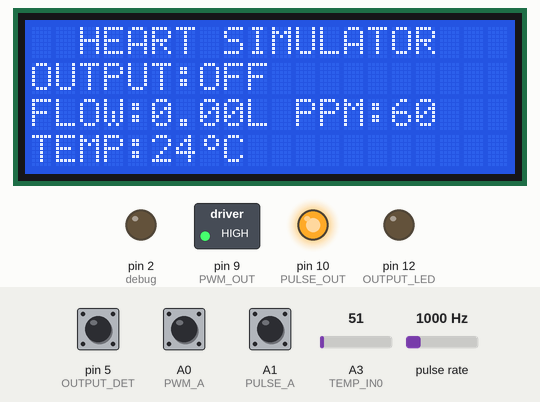
This sketch was run on a simulated Arduino Uno, built with avr-gcc and run on an emulated ATmega328P. Parts: 20×4 character LCD, switched loads named in the sketch (green lamp = pin HIGH), output pins drawn as LEDs (lit = HIGH). Wiring (inferred from the names in the program): pulse sensor: data pin 3. The test bench sets the inputs (shaded band); at power-on: pin 5 (OUTPUT_DET) HIGH, A3 (TEMP_IN0) = 51, pulse rate 1000 Hz, A0 (PWM_A) HIGH, A1 (PULSE_A) HIGH. What the sketch prints to the serial monitor is not drawn.

Above: at 1.3 s.
1.4 s: pin 5 (OUTPUT_DET) pulled LOW for 0.15 s
At 2.8 s:
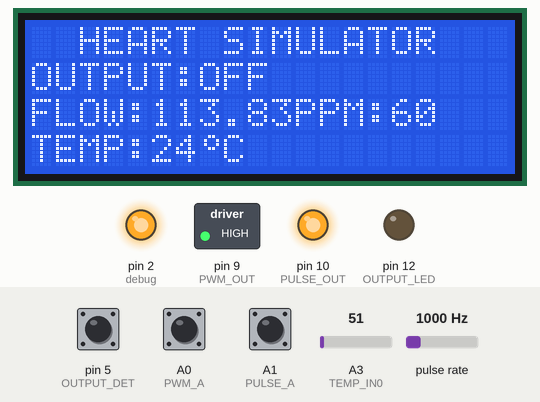
3.0 s: pin 5 (OUTPUT_DET) pulled LOW for 1 s
At 3.35 s:
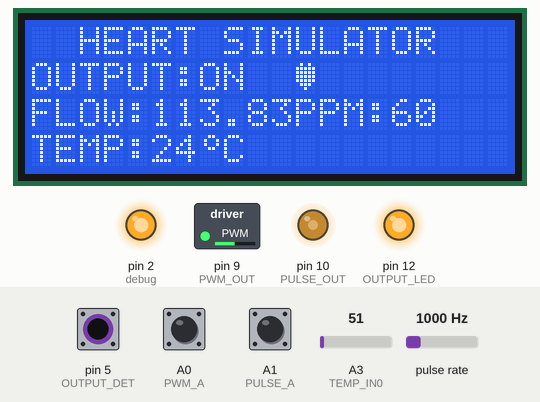
5.5 s: A3 (TEMP_IN0) set to 98
At 7.1 s:
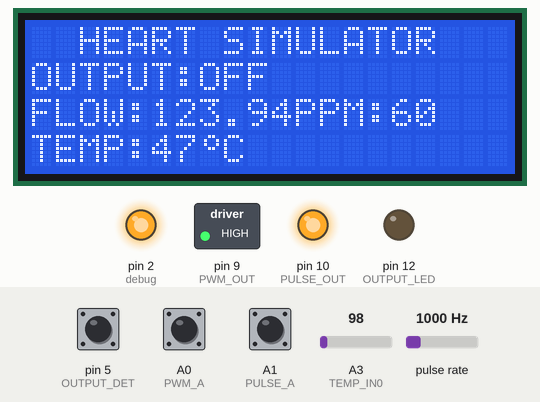
7.4 s: A3 (TEMP_IN0) set to 109
At 9.1 s:
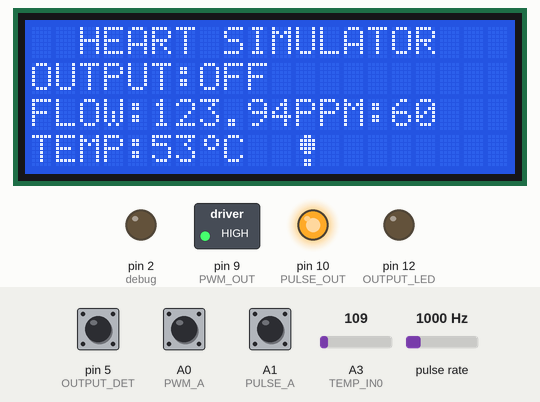
10.4 s: pulse rate (sensor on pin 3) set to 0 Hz
At 12.5 s:
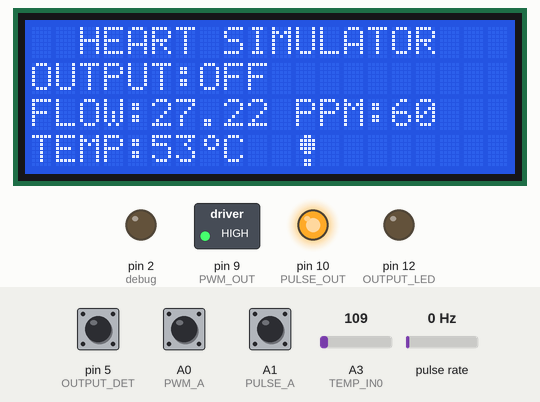
13.4 s: pin 5 (OUTPUT_DET) pulled LOW for 3.2 s
At 17.7 s:
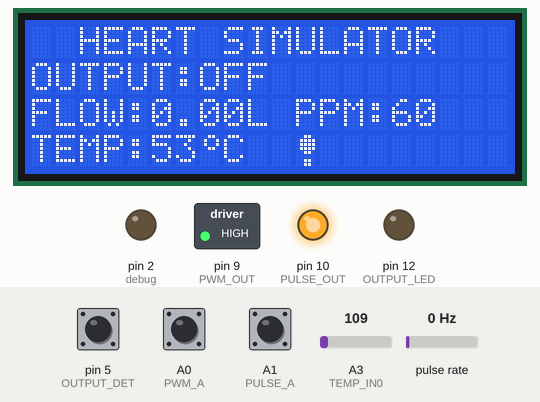
Timing chart, 0 to 19.1 s (numbered marks = the images above; inputs shaded):
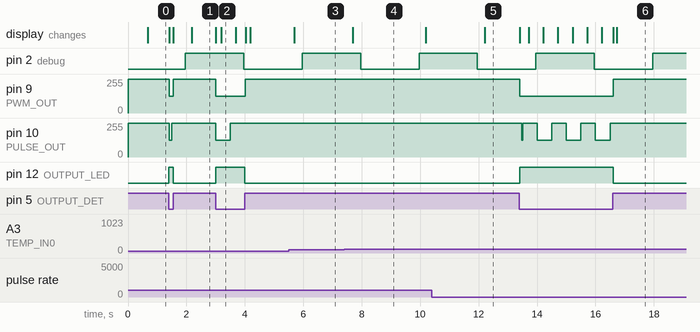

The sketch:

Heart_simulator_control.ino
```cpp
// Version: 3.2
// By : Henry Chan
// A motor control with flow sensor programme for Heart Simulator
// Two outputs: one is PWM at 490Hz and one is a 50% duty-cycle variable frequency output
// PWM & Pulse output will be activated by a switch
// Flow sensor counter is detected by ext. interrupt input; overall number of counts is added & reset in Timer2
// Display is refreshed regularly inside the timer interrupt to ensure no display corruption every timer period (500ms) using NeoTimer
// A 4 lines x 20 characters LCD module is attached using I2C interface
// LED is to show the output status
// A temp sensor detection is available
// **v2.1
// Replace the delay method by millis method for the output pulse
// This can avoid conflict of neotimer with delay
// **v3
// Use rotatory encoder as inputs
// **v3.2
// Use key-douncing to detect the rotatory keys

// include the library code:
#include <neotimer.h>
#include <Wire.h>  // Arduino IDE built-in
#include <LiquidCrystal_I2C.h>
#include <ButtonDebounce.h>

#define PWM_A A0      // PWM control A Pin
#define PWM_B 8       // PWM control B Pin
#define PULSE_A A1    // PULSE output control A Pin
#define PULSE_B 7     // PULSE output control B Pin
#define TEMP_IN0 A3   // Temp sensor1
#define PWM_OUT 9     // PWM output port (490Hz)
#define PULSE_OUT 10  // PULSE output port
#define OUTPUT_LED 12 // Output enable LED
#define OUTPUT_DET 5  // Output enable detection
#define FLOW_IN0 3    // FLOW sensor input1 as EXT INT
#define DISPLAY_TIMER 500  // DISPLAY_TIMER in milli-seconds
#define debug 2

// Set the LCD I2C address, lines and rows
LiquidCrystal_I2C lcd(0x27,20,4); //Address: 0x27 for PCF8754; 0x3F for PCF8754A
Neotimer mytimer = Neotimer(DISPLAY_TIMER); // Set timer interval
ButtonDebounce button(PULSE_A, 5);
ButtonDebounce button1(PWM_A, 5);

unsigned long time_1 = 0;
int PWM_val = 125;    // PWM variable
int PULSE_val = 60;  // Pulse variable
int temp = 25;      // temp1 value
int pulse_half_period = 300;  //Pulse output half period
boolean pulse_output = HIGH;  //PULSE_OUTPUT port value
boolean pulse_flag = HIGH;    //A flag to control the pulse output
int FLOW_count = 0; // Flow rate count
float rate = 0;       //Flow rate
byte timer_flag = 0;
byte display_timer_flag = 0;

byte aState;
byte aLastState;
byte aState1;
byte aLastState1;
boolean repeated = false;
boolean repeated1 = false;

byte degree[] = {0x06,0x09,0x09,0x06,0x00,0x00,0x00,0x00}; //Character for degree symbol
byte heart[] = {0x0A,0x1F,0x1F,0x1F,0x1F,0x0E,0x04,0x00};// Heart symbol
byte flash[] = {0x00,0x00,0x08,0x15,0x02,0x00,0x00,0x00}; // Flash symbol
byte danger[]= {0x06,0x0F,0x0F,0x0F,0x06,0x00,0x06,0x06}; // Danger symbol

// Counting the flow rate
void counting() {
  FLOW_count ++;
}

// Routine to display
void display_rate() {
  //Display the icon here
  //digitalWrite(debug, digitalRead(debug) ^ 1);  //Turns debug IO ON and OFF
  if (digitalRead(OUTPUT_DET) == 0){
      if (display_timer_flag == 0){
        lcd.setCursor(11,1);
        lcd.write(1);
        display_timer_flag++;
      }
      else{
        lcd.setCursor(11,1);
        lcd.write(2);
        display_timer_flag++;
      }
      if (display_timer_flag ==2) display_timer_flag =0; //reset the flag
    }
    else {
      lcd.setCursor(11,1);
      lcd.print(' ');
    }

  // Display all the values at timer interal
  lcd.setCursor(0, 2);
  lcd.print("FLOW:    L PPM:   "); //clear the values and refresh the titles
  lcd.setCursor(5, 2);
  lcd.print(rate);
  lcd.setCursor(15, 2);
  lcd.print(PULSE_val);
  lcd.setCursor(0, 3);
  lcd.print("TEMP:   C");
  lcd.setCursor(5, 3);
  lcd.print(temp);
  lcd.setCursor(7, 3);
  lcd.write(0);
  if (temp > 50){
    lcd.setCursor(11,3);
    lcd.write(3);
  }
  else{
    lcd.setCursor(11,3);
    lcd.print(' ');
  }
  Serial.println(rate);
  //digitalWrite(debug,LOW);
  //Serial.println(rate);
}

ISR(TIMER2_COMPA_vect)      //timer2 interrupt 33Hz
{
  //digitalWrite(debug,HIGH);
  timer_flag++;

  //Collect the flow count
  //Count = 120 @ 2sec
  if (timer_flag == 121){
  digitalWrite(debug, digitalRead(debug) ^ 1);  //Turns debug IO ON and OFF
  rate = float(FLOW_count)*0.062; // (0.062) factor = rate (in L)/flow count(Hz); 0.062=6L @ 100Hz flow count
  FLOW_count = 0; //reset the counter
  }
  if (timer_flag > 121) timer_flag = 0; //Reset timer_flag
  //digitalWrite(debug,LOW);
}

void pulse_knob(int state){
  if (digitalRead(PULSE_A)==0) {
    //CW
    if ((digitalRead(PULSE_B)==1)&&(PULSE_val<140)) {
      PULSE_val++;
    }
    //CCW
    else if ((digitalRead(PULSE_B)==0) && (PULSE_val>40)) {
      PULSE_val--;
    }
  }
}

void PWM_knob(int state){
  if (digitalRead(PWM_A)==0) {
    //CW
    if ((digitalRead(PWM_B)==1)&&(PWM_val>0)) {
      PWM_val-=5;
    }
    //CCW
    else if ((digitalRead(PWM_B)==0) && (PWM_val<255)) {
      PWM_val+=5;
    }
  }
}

void setup() {
  pinMode(PWM_OUT, OUTPUT);
  pinMode(PULSE_OUT, OUTPUT);
  pinMode(FLOW_IN0, INPUT_PULLUP);
  pinMode(OUTPUT_DET, INPUT_PULLUP);
  pinMode(OUTPUT_LED, OUTPUT);
  pinMode(debug, OUTPUT);
  pinMode(PULSE_A, INPUT_PULLUP);
  pinMode(PULSE_B, INPUT_PULLUP);
  pinMode(PWM_A, INPUT_PULLUP);
  pinMode(PWM_B, INPUT_PULLUP);

  //initate IO ports
  digitalWrite(PWM_OUT, HIGH);
  digitalWrite(PULSE_OUT, HIGH);
  digitalWrite(OUTPUT_LED, LOW);
  digitalWrite(debug, LOW);

  button.setCallback(pulse_knob);
  button1.setCallback(PWM_knob);

  aLastState = digitalRead(PULSE_A);
  aLastState1 = digitalRead(PWM_A);

// initialize timer2
  noInterrupts();           // disable all interrupts
  TCCR2A = 0;// set entire TCCR2A register to 0
  TCCR2B = 0;// same for TCCR2B
  TCNT2  = 0;//initialize counter value to 0
  // set compare match register for 8khz increments
  // Value = 16M/desired frequency/Prescaler
  OCR2A = 255;// Timer period = ((reg+1)*prescaler)/16M (reg must be <255)
  // turn on CTC mode
  TCCR2A |= (1 << WGM21);
  // Set CS22 bit for 1024 prescaler
  TCCR2B |= (1 << CS22)|(1 << CS21)|(1<<CS20);
  // enable timer compare interrupt
  TIMSK2 |= (1 << OCIE2A);
  interrupts();             // enable all interrupts

  // init LCD
  lcd.begin();

  lcd.createChar(0, degree);
  lcd.createChar(1, heart);
  lcd.createChar(2, flash);
  lcd.createChar(3, danger);

  lcd.setCursor(0,0);
  // Print a message to the LCD.
  lcd.print("  HEART SIMULATOR");
  lcd.setCursor(0,1);
  lcd.print("OUTPUT:");
  lcd.setCursor(0,2);
  lcd.print("FLOW:     PPM:");

  Serial.begin(115200); //  setup serial
}

void loop() {
  button.update();
  button1.update();
  if(mytimer.repeat()){
    display_rate();
  }
  attachInterrupt(digitalPinToInterrupt(FLOW_IN0), counting, FALLING); //Enable the interrupt for flow detection
  // read temp sensor1, temp = ADC *5/1024 * 100 (as 1mV = 0.1degC)
  // Calculation in float and then change to integer
  temp=int(analogRead(TEMP_IN0)*5/10.24);

  //PWM_val = analogRead(PWM_A);  // read PWM VR input
  //PULSE_val = analogRead(PULSE_PIN); // read Pulse VR input


  // Give the pulse output at 50% duty cycle
  // Map to min 0.667Hz (=40ppm,Period=1.5s) to max 3Hz (=180ppm,Period=0.333s)
  // Calculate the half period of the pulse
  //pulse_half_period = map(PULSE_val,0,1023,166,750);
  pulse_half_period = 30000/PULSE_val;

  //OUTPUT control
  if (digitalRead(OUTPUT_DET) == 0) {
    digitalWrite(OUTPUT_LED,HIGH); //Output LED turns high
    lcd.setCursor(7,1);
    lcd.print("ON ");
    //Output is enabled
    //PWM_OUT port is only for reference
    analogWrite(PWM_OUT, PWM_val);  // write PWM value to PWM port, highest speed when output = 0

    if(millis() >= time_1 + pulse_half_period){
      time_1 += pulse_half_period;
      pulse_flag = !pulse_flag;
      if (pulse_flag == HIGH){
        analogWrite(PULSE_OUT,PWM_val); // write PWM value to PULSE_OUT port, highest speed when output = 0
      }
      else {
        digitalWrite(PULSE_OUT, HIGH); // Write high to the PULSE PORT to stop in the half cycle
      }
    }
  }
  else{
    digitalWrite(OUTPUT_LED,LOW);
    lcd.setCursor(7,1);
    lcd.print("OFF");
    //Turn off all the outputs otherwise
    digitalWrite(PWM_OUT, HIGH);
    digitalWrite(PULSE_OUT, HIGH);
  }
}
```

Measured:
- the behaviour switches between 104 and 105 on A3 (TEMP_IN0) (found by bisection; images 3 and 4)
- after the input at 1.4 s, pin 9 (PWM_OUT): 255/255 → 125/255 at once, → 255/255 0.15 s later; pin 10 (PULSE_OUT): 255/255 → 125/255 at once, → 255/255 0.09 s later; pin 12 (OUTPUT_LED): LOW → HIGH at once, → LOW 0.15 s later; the display: first changes at once (image 1 shows a later state)
- after the input at 3.0 s, pin 9 (PWM_OUT): 255/255 → 125/255 at once, → 255/255 1.0 s later; pin 10 (PULSE_OUT): 255/255 → 125/255 at once, → 255/255 0.49 s later; pin 12 (OUTPUT_LED): LOW → HIGH at once, → LOW 1.0 s later; the display: first changes at once (image 2 shows a later state)
- after the input at 5.5 s, the display: changes after 0.19 s (image 3)
- after the input at 7.4 s, the display: changes after 0.30 s (image 4)
- after the input at 10.4 s, the display: changes after 1.8 s (image 5)
- after the input at 13.4 s, pin 9 (PWM_OUT): 255/255 → 125/255 at once, → 255/255 3.2 s later; pin 10 (PULSE_OUT): alternates 255/255 for 0.50 s and 125/255 for 0.50 s, 6 changes in all, then stays 255/255, starting after 0.60 s; pin 12 (OUTPUT_LED): LOW → HIGH at once, → LOW 3.2 s later; the display: first changes at once (image 6 shows a later state)
